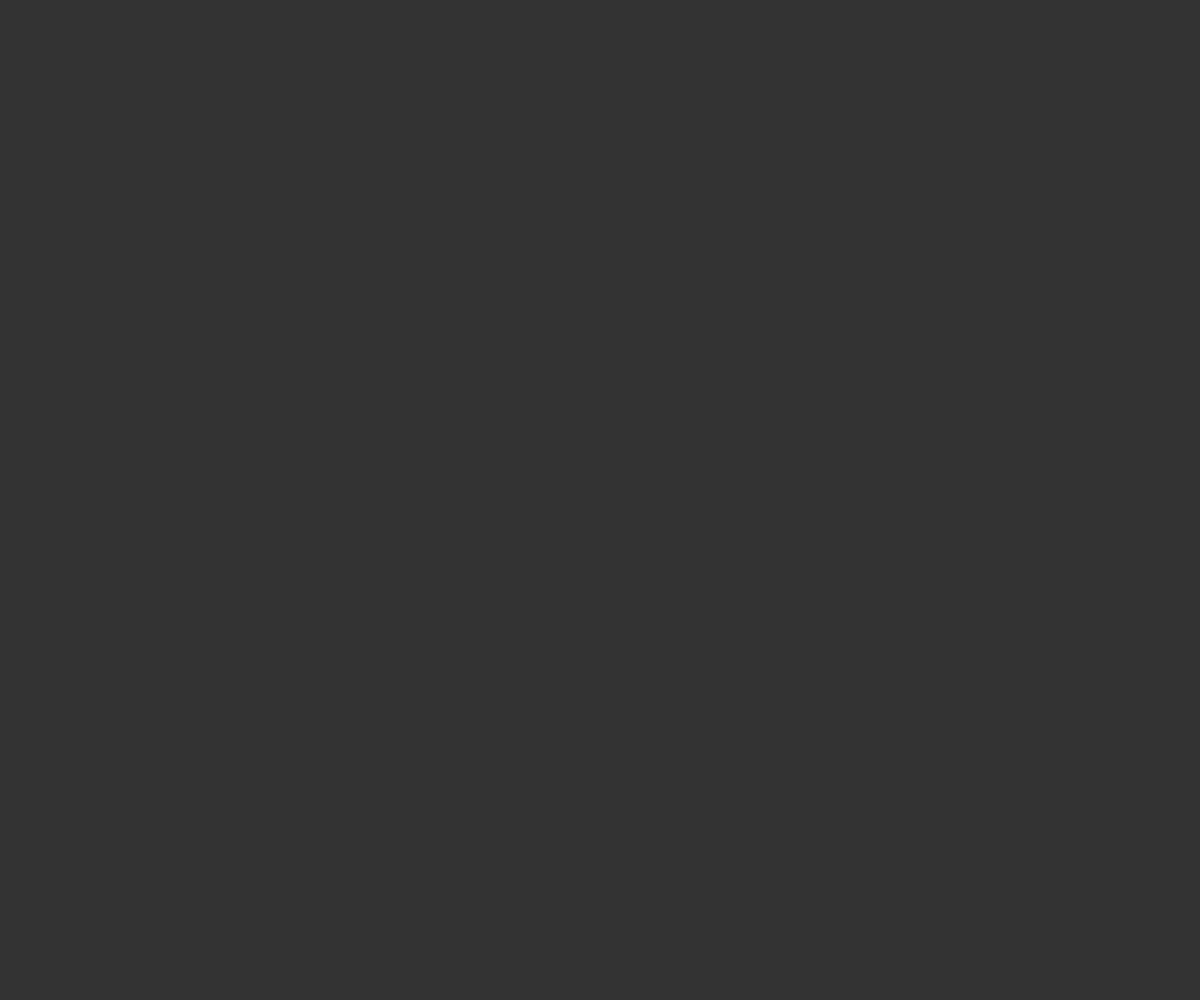
Frame 1 (no input)
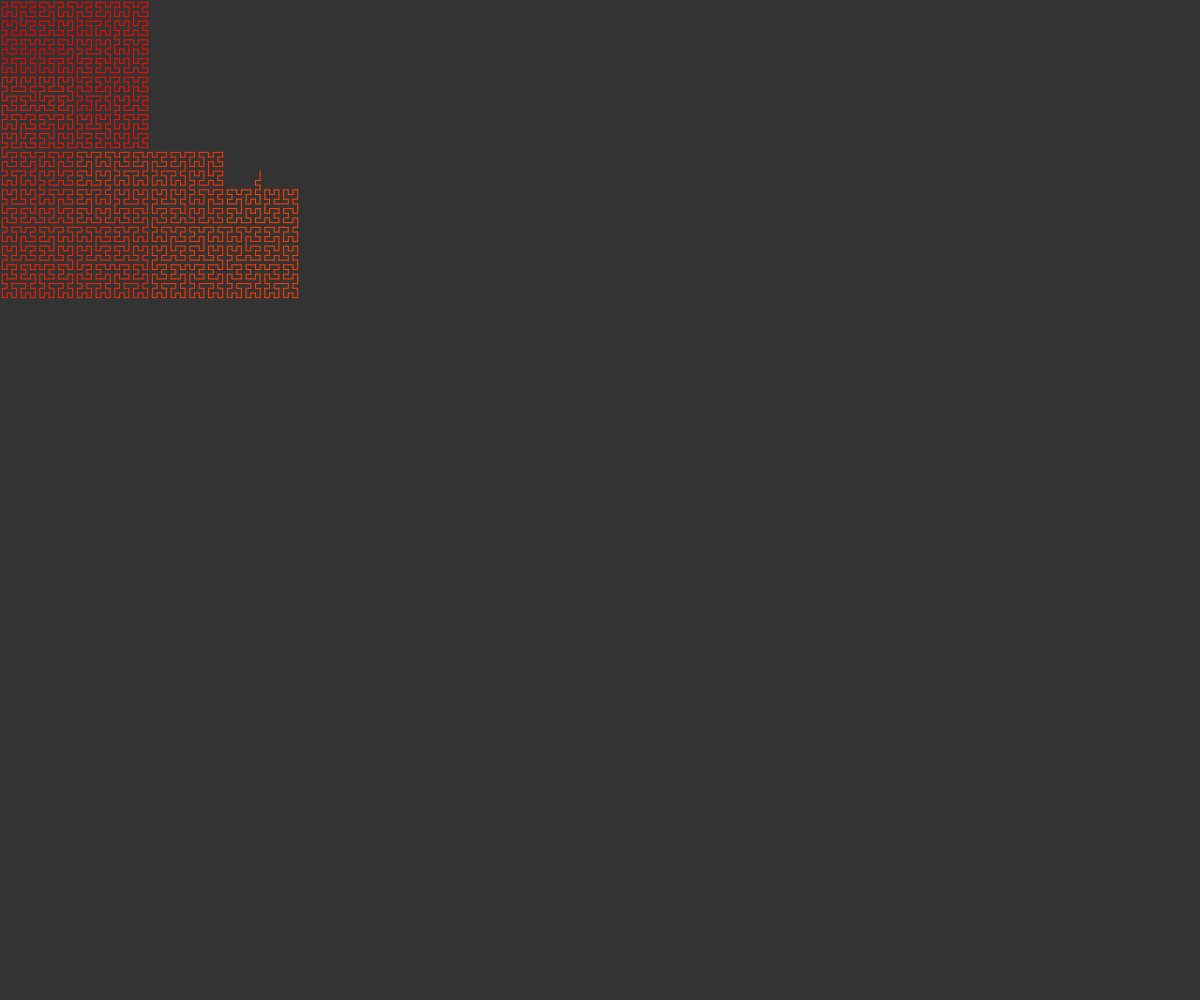
Frame 60 (no input)
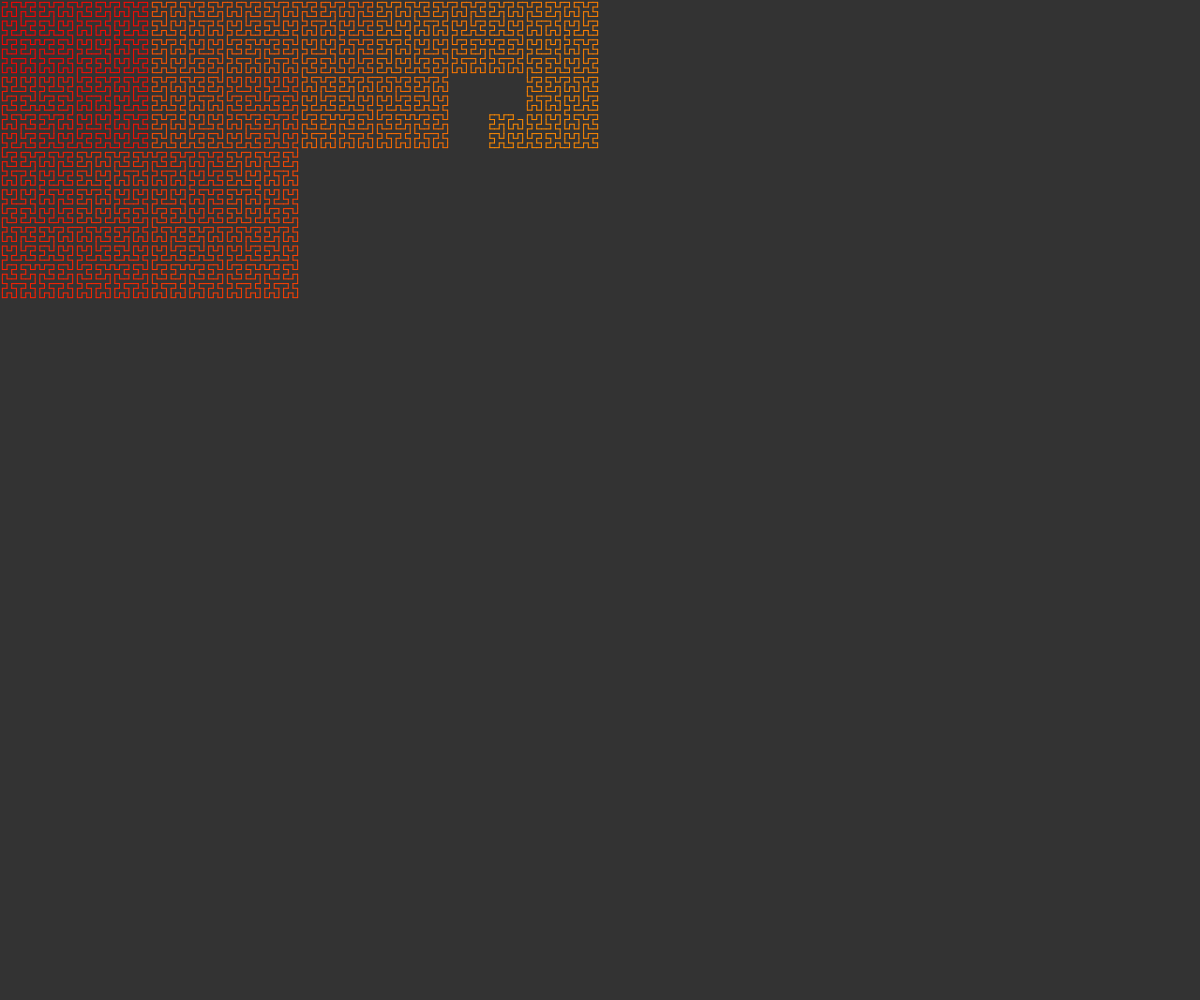
Frame 120 (the mouse pressed at the canvas centre since frame 60)

The p5.js sketch that drew these frames (run headless with seeded random() and noise() and a simulated clock; from frame 60 on, the mouse is pressed at the canvas centre):

// p5.js sketch
// ── sketch.js
const order = 8;
let N;
let total;

let path = [];

let counter = 0;

function setup() {
	createCanvas(window.innerWidth, window.innerHeight);
	colorMode(HSB, 360, 255, 255);
	background(51);

	N = int(pow(2, order));
	total = N * N;

	for (let i = 0; i < total; i++) {
		path[i] = hilbert(i);
		let len = width / N;
		path[i].mult(len);
		path[i].add(len / 2, len / 2);
	}
}

function draw() {
	background(51);

	stroke(255);
	strokeWeight(1);
	noFill();
	//beginShape();
	for (let i = 1; i < counter; i++) {
		let h = map(i, 0, path.length, 0, 360);
		stroke(h, 255, 255);
		line(path[i].x, path[i].y, path[i - 1].x, path[i - 1].y);
	}
	//endShape();

	counter += 50;
	if (counter >= path.length) {
		counter = 0;
	}

	// strokeWeight(4);
	// for (let i = 0; i < path.length; i++) {
	//  point(path[i].x, path[i].y);
	//  text(i, path[i].x+5, path[i].y);
	// }
}


function hilbert(i) {
	const points = [
		new p5.Vector(0, 0),
		new p5.Vector(0, 1),
		new p5.Vector(1, 1),
		new p5.Vector(1, 0)
	];

	let index = i & 3;
	let v = points[index];

	for (let j = 1; j < order; j++) {
		i = i >>> 2;
		index = i & 3;
		let len = pow(2, j);
		if (index == 0) {
			let temp = v.x;
			v.x = v.y;
			v.y = temp;
		} else if (index == 1) {
			v.y += len;
		} else if (index == 2) {
			v.x += len;
			v.y += len;
		} else if (index == 3) {
			let temp = len - 1 - v.x;
			v.x = len - 1 - v.y;
			v.y = temp;
			v.x += len;
		}
	}
	return v;
}
